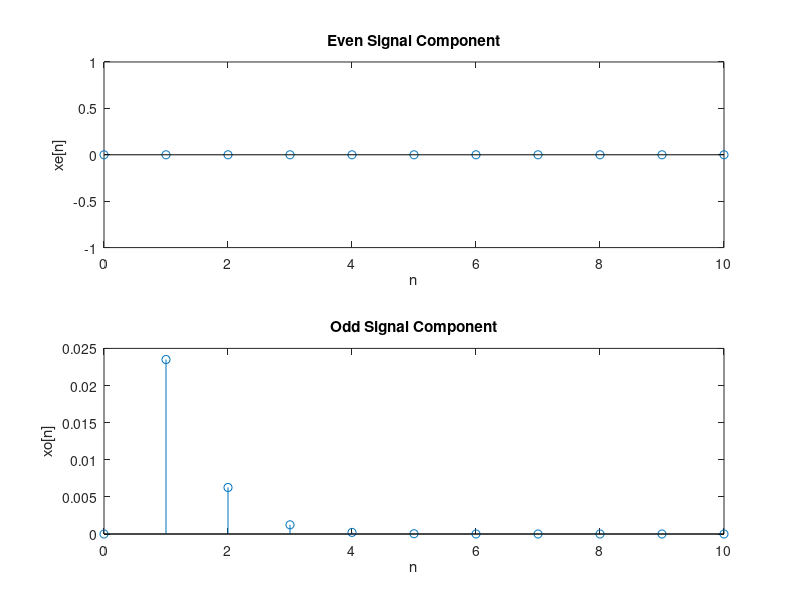

Here is the MATLAB script that generated this plot:
% Nicholas Kawwas (40124338)
% ELEC 342 UK-X Lab 2 - Question 3a
 
clc;
clear all;
close all;
 
n=0:10;
a = abs(n);
x=exp(-2*a).*sin((2*pi/36)*n);
xm=exp(-2*a).*sin((2*pi/36)*(-n));
 
xe=1/2*(x+xm);
xo=1/2*(x-xm);
 
subplot(2,1,1)
stem(n, xe)
xlabel('n')
ylabel('xe[n]')
title('Even Signal Component')
 
subplot(2,1,2)
stem(n, xo)
xlabel('n')
ylabel('xo[n]')
title('Odd Signal Component')
